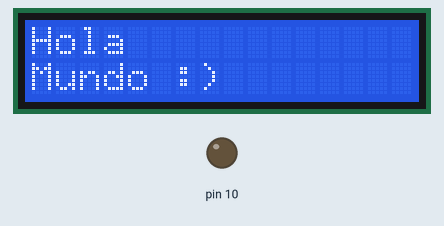
The sketch below on a simulated Arduino Uno, built with avr-gcc and run on an emulated ATmega328P. On the bench: 16×2 character LCD, output pins drawn as LEDs (lit = HIGH).

Above: at 0.1 s.
At 2.1 s:
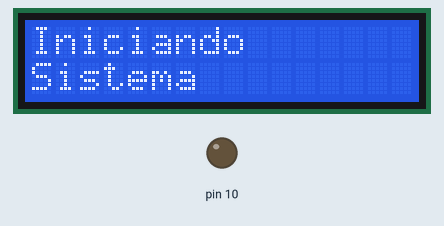
At 3.1 s:
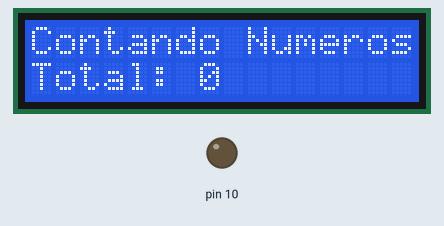
At 33.1 s:
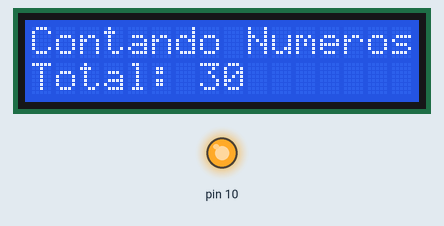
Timing chart, 0 to 35.6 s (numbered marks = the images above):
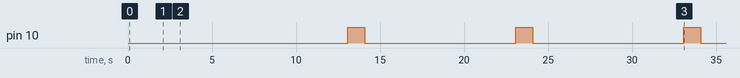

Measured:
- by itself, pin 10: alternates HIGH for 1.0 s and LOW for 9.0 s
- what the display in image 1 shows lasts 1.0 s, from 2.1 s to 3.1 s

The sketch:

utn_clase_arduino08_001.ino
```cpp
// Liberia para LCD
#include <LiquidCrystal.h>
// Configuramos LCD (Pines Entre Arduino y LCD)
LiquidCrystal lcd(12, 11, 5, 4, 3, 2);
int contador = 0;
void setup()
{

  pinMode(10, OUTPUT);
  // Inicializamos LCD
 lcd.begin(16, 2);
//
 lcd.print("Hola");
// Indicamos Linea en LCD
 lcd.setCursor(0, 1);
 lcd.print("Mundo :)");
 delay(1000);
// Limpiamos LCD
 lcd.clear();
 delay(1000);
 lcd.print("Iniciando");
 lcd.setCursor(0, 1);
 lcd.print("Sistema");
 delay(1000);
 lcd.clear();
 lcd.print("Contando Numeros...");
 lcd.setCursor(0, 1);
 lcd.print("Total:");

}

void loop()
{
 lcd.setCursor(7, 1);
 lcd.print(contador);
 contador++;
 delay(1000);
  if(contador%10){
    digitalWrite(10, LOW);
  }else{
  	digitalWrite(10, HIGH);
  }
}
```
